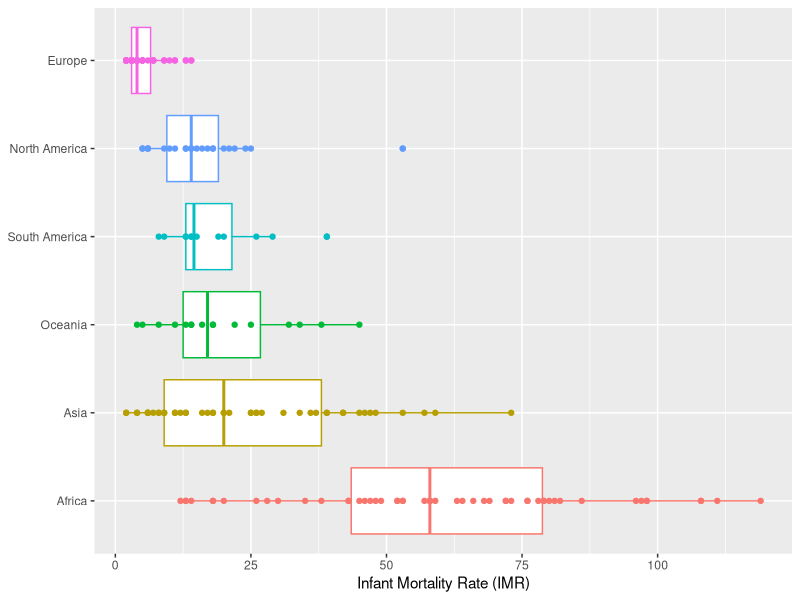

Write R code to recreate this figure.
library(tidyverse)

# read the data :
( imr <- read_csv("datasets/imr2011.csv", col_types=cols()) )
imr$Continent <- factor(imr$Continent)
imr <- imr %>% mutate( Continent = fct_reorder(Continent, -IMR) )
( imr.means <- imr %>% group_by(Continent) %>% summarize( N=n(), IMR=mean(IMR)) )

ggplot(imr, aes(Continent,IMR,color=Continent)) + 
  geom_boxplot() +
  geom_point() +
  coord_flip() +
  xlab(NULL) + ylab("Infant Mortality Rate (IMR)") +
  theme( legend.position="none")

# ggplot(imr, aes(Continent,IMR,color=Continent)) + 
#   geom_point() +
#   geom_point( data=imr.means, aes(x=Continent,y=IMR),color="black",size=3) +
#   coord_flip() +
#   xlab(NULL) + ylab("Infant Mortality Rate (IMR)") +
#   theme( legend.position="none")
#  geom_line( data=imr.means, aes(x=Continent,y=IMR), color="black", linetype="dashed", group=1 )

# ggsave("images/imr_by_continent.png", device="png")

imr.fit <- lm( IMR ~ Continent, data=imr)
summary(imr.fit)

new <- tibble(Continent=levels(imr$Continent))
predictions <- predict(imr.fit,new)
( imr.means <- imr.means %>% mutate( IMR.hat = predictions ) )

